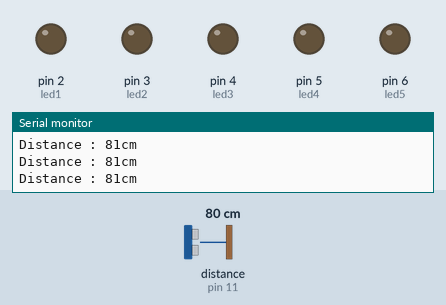
A sketch run on a simulated Arduino Uno, built with avr-gcc and run on an emulated ATmega328P. On the bench: output pins drawn as LEDs (lit = HIGH), the last lines printed to the serial monitor. The inputs (shaded band) are chosen by the test bench; at power-on: distance to the obstacle (sensor on pin 11) 80 cm. The echo pulse lasts 58.3 µs per cm.

Above: at 1.2 s.
1.3 s: distance to the obstacle (sensor on pin 11) set to 12 cm
2.8 s: distance to the obstacle (sensor on pin 11) set to 9 cm
At 3.7 s:
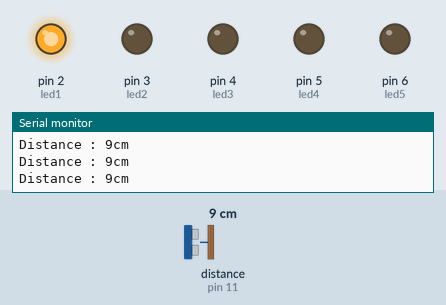
4.3 s: distance to the obstacle (sensor on pin 11) set to 18 cm
At 5.5 s:
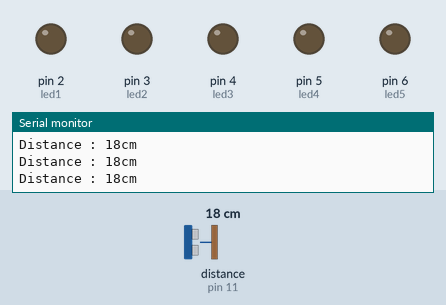
5.8 s: distance to the obstacle (sensor on pin 11) set to 2 cm
At 7.0 s:
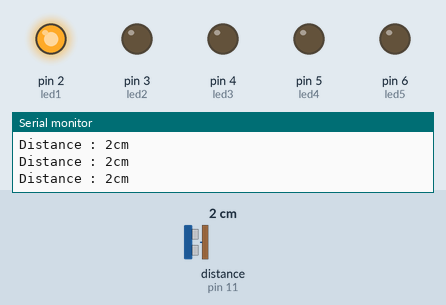
Timing chart, 0 to 8.3 s (numbered marks = the images above; inputs shaded):
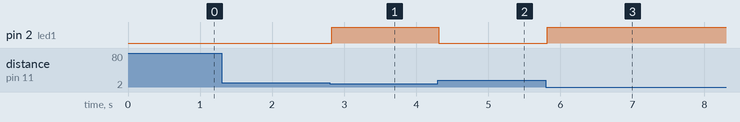

The sketch:

distance-leds.ino
```cpp
/*
Code de démarrage pour créer un indicateur lumineux de distance avec
un capteur ultrason HC-SR04 avec la bibliothèque NewPing et des DEL
de différentes couleurs.

Ce code bâti sur NewPingExample.ino de la bibliothèque NewPing et sur
un projet fait par Charles Norminton durant un atelier à La Cité Collégiale
à Ottawa, ON, Canada.

Créé : 2024-02
Mis à jour : 2024-02
Auteur : David Crowley
*/

#include <Arduino.h>
#include <NewPing.h> // ajouter la bibliothèque via le menu Libraries

/*
définir les broches utilisées et les constantes physiques
*/

// capteur ultrason
const int trig = 12;
const int echo = 11;
const int maxDistance = 250; //cm
NewPing sonar(trig, echo, maxDistance); // créer un objet NewPing pour gérer le capteur

// DEL
const int led1 = 2;
const int led2 = 3;
const int led3 = 4;
const int led4 = 5;
const int led5 = 6;

void setup() {
  // spéficier le mode d'utilisation de chaque broche
  pinMode(led1, OUTPUT);
  pinMode(led2, OUTPUT);
  pinMode(led3, OUTPUT);
  pinMode(led4, OUTPUT);
  pinMode(led5, OUTPUT);
  // démarrer la communication série
  Serial.begin(9600);
}

void loop() {
  // prendre une lecture de distance
  delay(50); //ms; le délai minimal entre lectures est 29ms
  int distance = sonar.ping_cm(); // lire le capteur et convertir la réponse en cm

  // afficher le résultat de la lecture
  Serial.print("Distance : ");
  if (distance == 0 ){
    // la valeur 0 indique que la réponse a pris plus de temps que nécessaire pour maxDistance
    Serial.println("hors limites");
  } else {
    // les autres valeurs sont valides
    Serial.print(distance);
    Serial.println("cm");
  }

  // activer le led1 selon la valeur
  if (distance <= 10) {
    digitalWrite(led1, HIGH);
  } else {
    digitalWrite(led1, LOW);
  }

  // TODO - activer les autre DEL à des distances variées afin de donner
  // un effet de progression : 1 del vert si c'est très loin (plus loin que 150cm)
  // jusqu'à tous les DEL allumés quand c'est moins que 10cm

}
```

Measured:
- the behaviour switches between 11 and 10 cm on distance to the obstacle (sensor on pin 11) (found by bisection; images 0 and 1)
- after the input at 2.8 s, pin 2 (led1): LOW → HIGH at once
- after the input at 4.3 s, pin 2 (led1): HIGH → LOW at once
- after the input at 5.8 s, pin 2 (led1): LOW → HIGH at once
